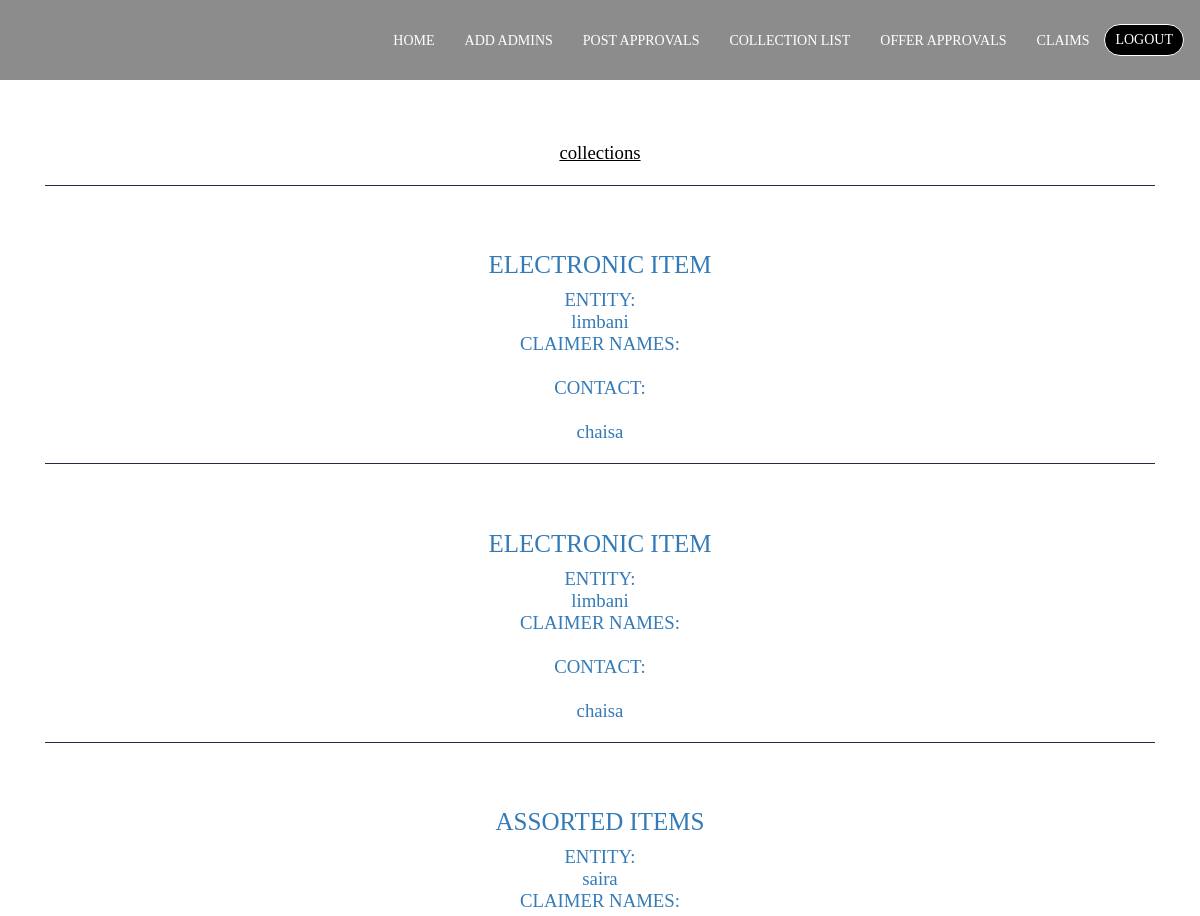
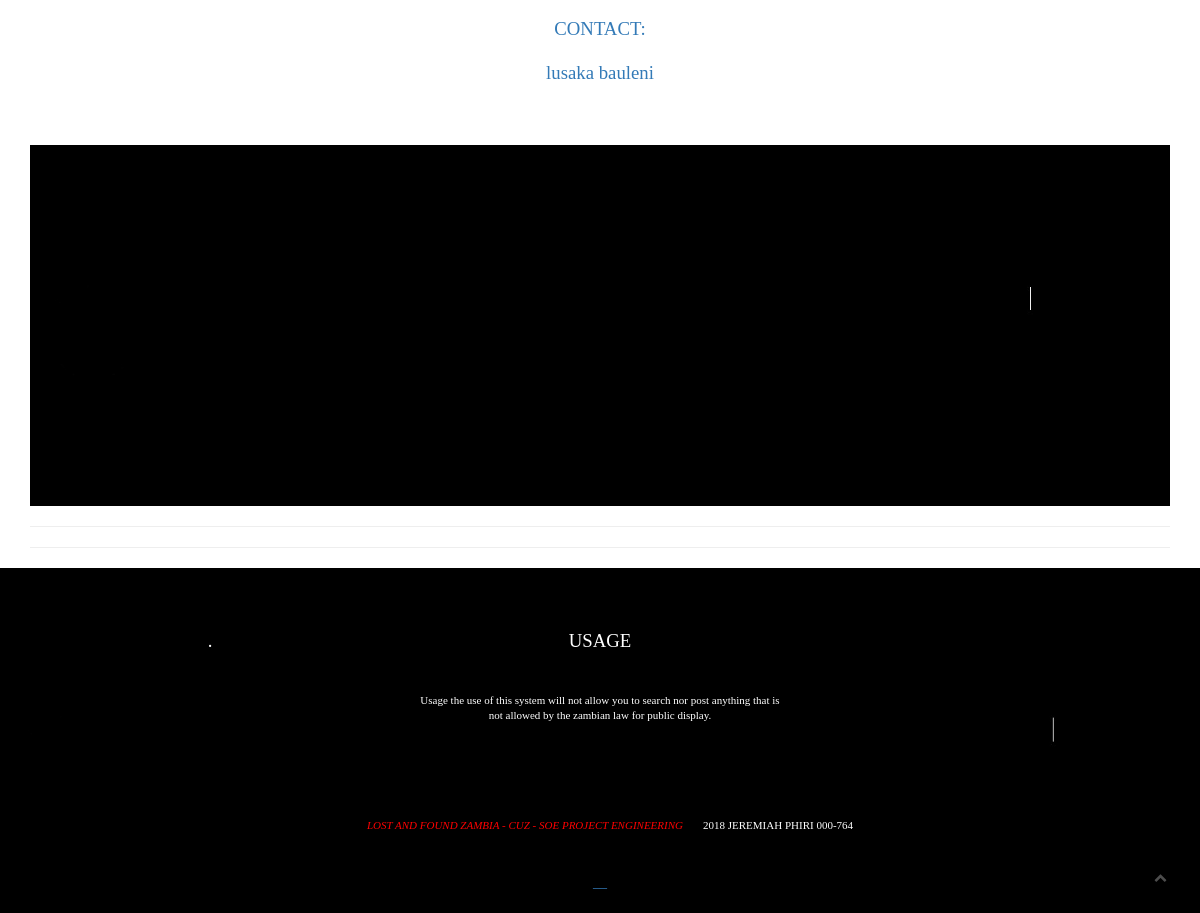
/admins/collectionlist.php (signed in), run on the app's committed database (2 pictures, top to bottom).
### tables this page shows
CREATE TABLE `generalitems` (
  `ID` int(233) NOT NULL,
  `category` varchar(200) NOT NULL,
  `entity` varchar(90) NOT NULL,
  `feature` varchar(200) NOT NULL,
  `body` varchar(8000) NOT NULL,
  `itemtype` varchar(255) DEFAULT NULL,
  `album` varchar(1000) NOT NULL,
  `image` varchar(255) NOT NULL,
  `year` varchar(255) NOT NULL,
  `audio` int(255) NOT NULL,
  `comment` int(100) NOT NULL,
  `uploader` varchar(255) NOT NULL,
  `claims` varchar(25) NOT NULL,
  `claimer` varchar(255) NOT NULL,
  `claimercontacts` varchar(255) NOT NULL,
  `collected` int(4) NOT NULL,
  `giver` varchar(250) NOT NULL,
  `givercontacts` varchar(255) NOT NULL,
  `itemlocation` varchar(10000) NOT NULL
);

### admins/collectionlist.php (the view, shortened to what this page needs)
<center>
<?php
include("head.php");
include ("header.php");
?>
<div id="contribute">
<section id="abouts" class="abouts">
            <div class="container">
                <div class="row">
                    <div class="abouts_content">
                        <div class="col-md-12 col-lg-12 col-xs-12">
                          <div class="col-md-12   col-lg-12">
                            <div class="single_widget ">
                                <h3><u><center>collections</center></u></h3>
                                <h5> <div class="single_widget_form text-left">
								<?PHP
							   $command="SELECT * FROM generalitems WHERE collected=0 ";
							   $execute=mysqli_query($connection,$command);
								while($fetch=mysqli_fetch_array($execute))
								{   $id=$fetch['ID'];
								   echo "<hr class='ruleradmin'>",
								                        "<center>",
														"<strong> <H2>",
											           "<a href='collectt.php?ID={$fetch['ID']}'>"
													  . $fetch['itemtype'],
													  " ","</H2> ",
													  "</strong>",
													   "<h4>",
													  	" ENTITY:<br />",
													    $fetch['entity'],
														"<br />CLAIMER NAMES: <br /> ",
														  $fetch['claimer'],
														  "<br />CONTACT:<br />",
														    $fetch['claimercontacts'],
														  	"<br />",
														 " ",
														$fetch['body'],
													        "</a>",
															"<br />";
								}
							   ?>
                                </div>
                            </div>
                        </div>
<img src="assets/images/footerbg.jpg" alt="artist photo"  />
<hr />
<hr />
                            </div>
                        </div>
                 </div>
                </div>
				</section>
				</div>
	  <?php
	  include("footer.php");?>

### assets/css/style.css (style rules this page uses)
html, body { background-color: #0000;musa font-size: 15px; color: #565656; width: 100%; padding: 0; margin-left: 0; margin-right: 0; font-family: 'Times New Roman', Times, serif; font-weight: 300; }
img { -moz-user-select: none; -webkit-user-select: none; -ms-user-select: none; user-select: none; -webkit-user-drag: none; user-drag: none; }
a, a:hover, a:active, a:focus { text-decoration: none; outline: none; }
a, button, a span { -webkit-transition: 0.2s ease-in-out; -o-transition: 0.2s ease-in-out; transition: 0.2s ease-in-out; }
*, *:before, *:after { -webkit-box-sizing: border-box; -moz-box-sizing: border-box; box-sizing: border-box; }
img { max-width: 100%; }
h1, h2, h3 { font-family: 'Times New Roman', Times, serif; font-weight: 300; margin: 0; }
h4, h5 { font-weight: 300; margin: 0; line-height: 2rem; font-family: 'Times New Roman', Times, serif; }
h2 { font-size: 2.5rem; line-height: 3rem; margin-bottom: .9rem; text-transform:uppercase; color:#3879D9; }
h3 { font-weight: 300; margin-bottom: .9rem; font-size: 2.375rem; line-height: 2.5rem; }
h4 { font-size:1.875rem; line-height: 2.2rem; margin-bottom: 1.1rem; font-family: 'Times New Roman', Times, serif; }
h5 { font-size: 1.3rem; margin-bottom: 1rem; }
section { margin:0; }
.abouts { background-color:white; color:black; background-size: cover; width: 100%; overflow: hidden; }
.abouts_content { padding-top:80px; display:inline-block; }
.single_widget { padding-bottom: 50px; padding-top:60px; }
.single_widget h3 { font-size:1.875rem; font-family:'Times New Roman', Times, serif; }
.ruleradmin { background-color:#fff; padding:2%; border-color:#342344; }

### data on the page
generalitems: itemtype "ELECTRONIC ITEM", entity "limbani", body "chaisa"
generalitems: itemtype "ELECTRONIC ITEM", entity "limbani", body "chaisa"
generalitems: itemtype "ASSORTED ITEMS", entity "saira", body "lusaka bauleni"
